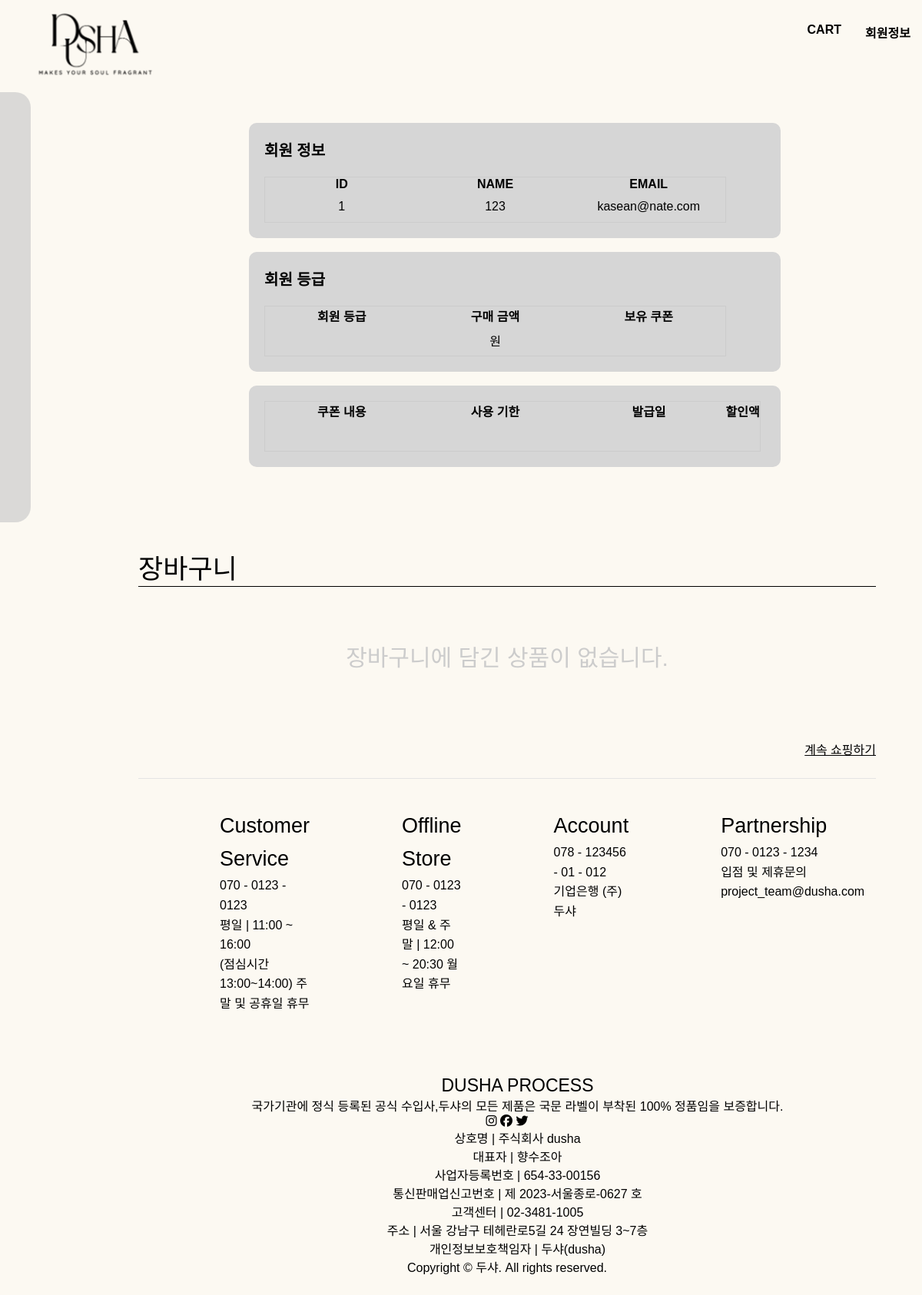
Before: /1/ with the older database file.
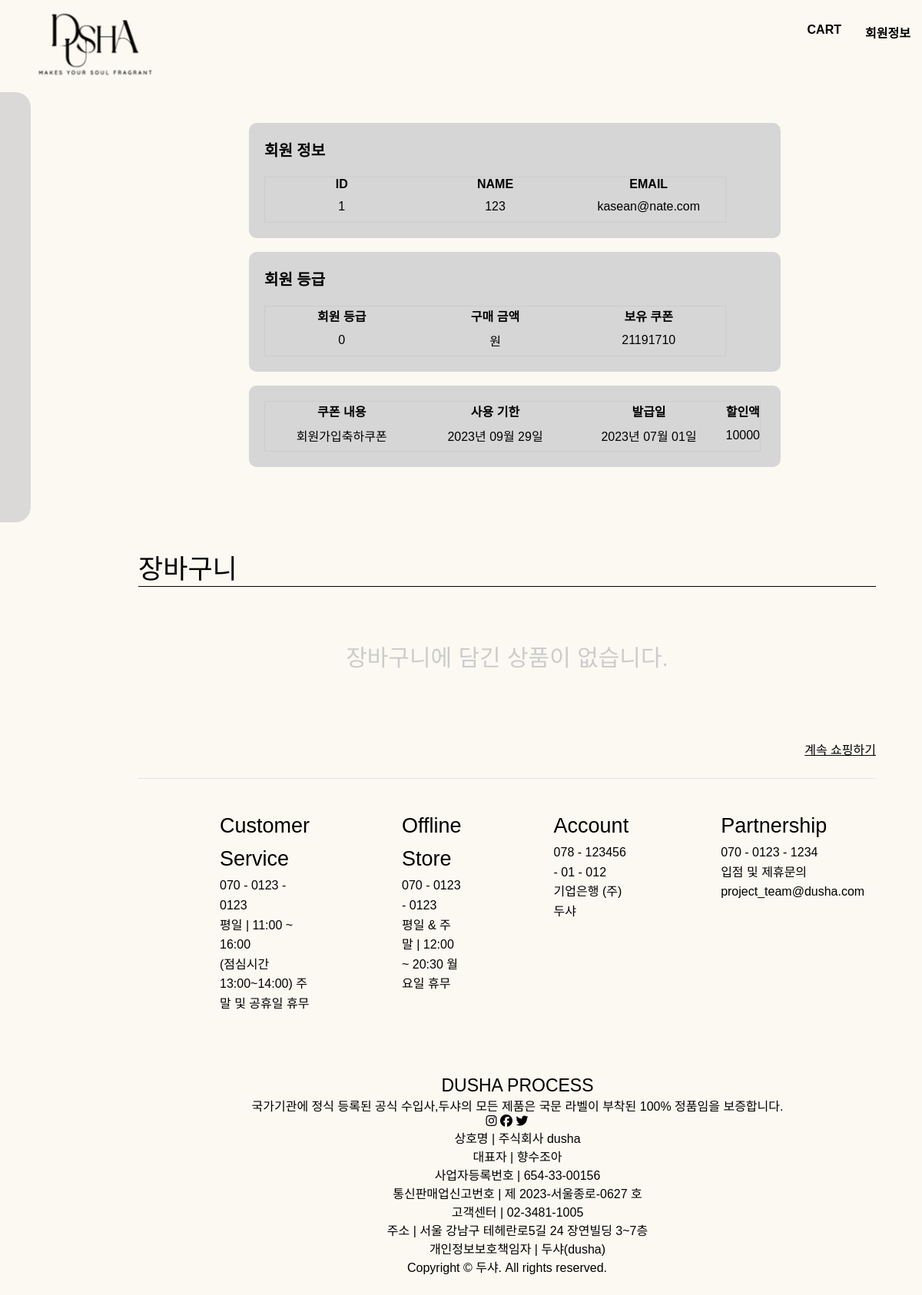
After: the same page with the newer database file.
### common/models.py (models this page shows, shortened)
class User(AbstractUser):
    pass

class Member(models.Model):
    email = models.OneToOneField(User, on_delete=models.CASCADE, related_name='member')
    nickname = models.CharField(max_length=20)
    phone = models.IntegerField(null=True)
    address = models.CharField(max_length=50, null=True)
    birth = models.DateField(null=True)
    user_grade = models.CharField(default=0, max_length=50 ) # normal, platinum, mvp (3등급)
    coupon = models.ForeignKey(Coupon, on_delete=models.SET_NULL, null=True, blank=True)

### coupon/models.py (models this page shows)
class Coupon(models.Model):
    code = models.CharField(max_length=50, unique=True )
    use_from = models.DateTimeField() #기간설정
    use_to = models.DateTimeField()   #기간설정
    coupon_name = models.CharField(max_length=50)
    discount = models.IntegerField(validators=[MinValueValidator(0), MaxValueValidator(1000000)])
    active = models.BooleanField(default=True)
    def __str__(self):
        return self.code

### common/views.py (the view)
# urls.py: path('', views.detail, name='detail'),
def detail(request, id):
    user = get_user_model()
    user = get_object_or_404(user, id=id)
    context = {
        'user': user
    }
    return render(request, 'common/detail.html', context)

### templates/common/detail.html (shortened to what this page needs)
{% extends 'base.html' %}
{% load humanize %}
{% block content %}
<section id="wrap">
    <div id="user-detail-wrap">
        <div class="user-info-grade">
            <div class="speech-bubble">
                <h2><b>회원 정보</b></h2>
                <table class="user-info-table">
                    <col style="width:200px;">
                    <col style="width:200px;">
                    <col style="width:200px;">
                    <thead>
                    <th>ID</th>
                    <th>NAME</th>
                    <th>EMAIL</th>
                    </thead>
                    <tbody>
                    <td>{{ user.id }}</td>
                    <td>{{ user.username }}</td>
                    <td>{{ user.email }}</td>
                    </tbody>
                </table>
            </div>
            <br><br>
            <div class="speech-bubble">
                <h2><b>회원 등급</b></h2>
                <table class="user-grade-table">
                    <col style="width:200px;">
                    <col style="width:200px;">
                    <col style="width:200px;">
                    <thead>
                    <th>회원 등급</th>
                    <th>구매 금액</th>
                    <th>보유 쿠폰</th>
                    </thead>
                    <tbody>
                    <tr>
                        <td>{{ user.member.user_grade }}</td>
                        <td>{{total|intcomma}}원</td>
                        <td>{{ user.member.coupon }}</td>
                    </tr>
                    </tbody>
                </table>
            </div>
            <br><br>
            <div class="speech-bubble">
                <table class="user-grade-table">
                    <col style="width:200px;">
                    <col style="width:200px;">
                    <col style="width:200px;">
                    <thead>
                    <th>쿠폰 내용</th>
                    <th>사용 기한</th>
                    <th>발급일</th>
                    <th>할인액</th>
                    </thead>
                    <tbody>
                    <tr>
                        <td> {{user.member.coupon.coupon_name}}</td>
                        <td>{{user.member.coupon.use_to|date:"Y년 m월 d일"}}</td>
                        <td>{{user.member.coupon.use_from|date:"Y년 m월 d일"}}</td>
                        <td>{{user.member.coupon.discount}}</td>
                    </tr>
                    </tbody>
                </table>
            </div>
        </div>
    </div>
    <div class="cart">
        <div class="user-cart">
            {% if not cart %}
            <div class="user-cart-off">
                <h2>장바구니</h2>
                <table class="user-cart-off-table">
                    <thead>
                    <td>장바구니에 담긴 상품이 없습니다.</td>
                    </thead>
                </table>
                <a href="/item">계속 쇼핑하기</a>
            </div>
        {% endif %}
    </div>
    {% include 'footer.html' %}
</section>
{% endblock %}

Changed rows visible on the page:
changed User "kasean@nate.com": member.user_grade (not shown) → "0"; member.coupon (not shown) → "21191710"; member.coupon.coupon_name (not shown) → "회원가입축하쿠폰"; member.coupon.use_to (not shown) → "2023년 09월 29일"; member.coupon.use_from (not shown) → "2023년 07월 01일"; member.coupon.discount (not shown) → "10000"
